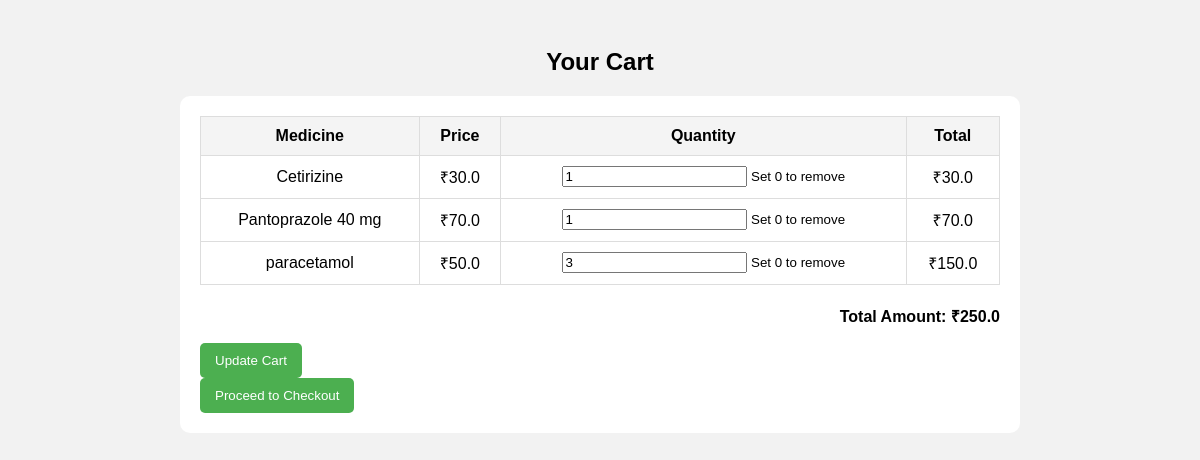
The app's page /cart/ (signed in) with its own data.
### app/models.py (models this page shows, shortened)
class Cart(models.Model):
    user = models.ForeignKey(User, on_delete=models.CASCADE)
    medicine = models.ForeignKey(Medicine, on_delete=models.CASCADE)
    quantity = models.PositiveIntegerField(default=1)

class Medicine(models.Model):
    name = models.CharField(max_length=100)
    description = models.TextField()
    price = models.FloatField()
    stock = models.PositiveIntegerField(default=0)

### app/views.py (the view, shortened to what this page needs)
# urls.py: path('cart/', views.cart, name='cart'),
@login_required
def cart(request):
    cart_items = Cart.objects.filter(user=request.user)
    cart_with_totals = []
    total = 0
    for item in cart_items:
        row_total = item.medicine.price * item.quantity
        cart_with_totals.append({
            'item': item,
            'row_total': row_total
        })
        total += row_total
    return render(request, 'cart.html', {'cart_items': cart_with_totals, 'total': total})

### templates/cart.html (shortened to what this page needs)
<!DOCTYPE html>
<html lang="en">
<head>
    {% load static %}
    <link rel="stylesheet" href="{% static 'css/cart.css' %}">
</head>
<body>
    <h2>Your Cart</h2>
    <div class="cart-items">
        {% if cart_items %}
        <form method="POST">
            <table>
                <tr>
                    <th>Medicine</th>
                    <th>Price</th>
                    <th>Quantity</th>
                    <th>Total</th>
                </tr>
                {% for row in cart_items %}
                <tr>
                    <td>{{ row.item.medicine.name }}</td>
                    <td>₹{{ row.item.medicine.price }}</td>
                    <td>
                        <input type="number" name="quantity_{{ row.item.id }}" value="{{ row.item.quantity }}" min="0">
                        <small>Set 0 to remove</small>
                    </td>
                    <td>₹{{ row.row_total }}</td>
                </tr>
                {% endfor %}
            </table>
            <p><strong>Total Amount: ₹{{ total }}</strong></p>
            <button type="submit">Update Cart</button>
        </form>
        <a href="{% url 'address' %}"><button>Proceed to Checkout</button></a>
        {% else %}
        <p>Your cart is empty.</p>
        {% endif %}
    </div>
</body>
</html>

### static/css/cart.css (style rules this page uses)
body { font-family: Arial, sans-serif; padding: 20px; background: #f2f2f2; }
h2 { text-align: center; margin-bottom: 20px; }
.cart-items { max-width: 800px; margin: 0 auto; background: #fff; padding: 20px; border-radius: 10px; }
table { width: 100%; border-collapse: collapse; margin-bottom: 20px; }
table th, table td { border: 1px solid #ddd; padding: 10px; text-align: center; }
table th { background-color: #f4f4f4; }
button { background-color: #4CAF50; color: white; padding: 10px 15px; border: none; border-radius: 5px; cursor: pointer; }
p { text-align: right; font-weight: bold; }

### records on screen
Cart: item.medicine.name "Cetirizine", item.medicine.price "30.0", item.quantity "1", row_total "30.0"
Cart: item.medicine.name "Pantoprazole 40 mg", item.medicine.price "70.0", item.quantity "1", row_total "70.0"
Cart: item.medicine.name "paracetamol", item.medicine.price "50.0", item.quantity "3", row_total "150.0"

### other values on screen
{{ total }} "250.0"
